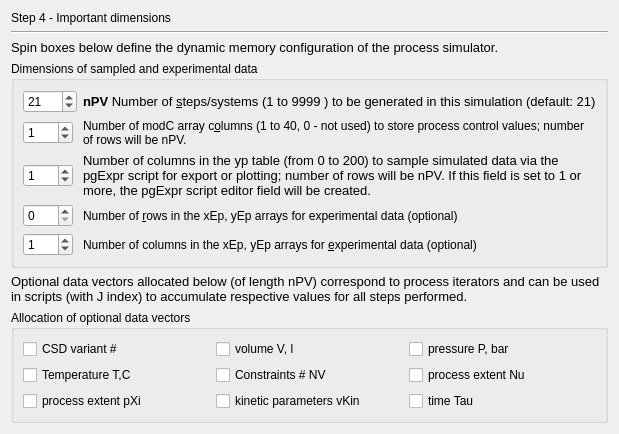
     <widget class="QWidget" name="page_2">
      <layout class="QGridLayout">
       <item row="0" column="0">
        <widget class="QLabel" name="label">
         <property name="sizePolicy">
          <sizepolicy hsizetype="Preferred" vsizetype="Fixed">
           <horstretch>0</horstretch>
           <verstretch>0</verstretch>
          </sizepolicy>
         </property>
         <property name="text">
          <string>Step 4 - Important dimensions</string>
         </property>
        </widget>
       </item>
       <item row="1" column="0">
        <widget class="Line" name="line_2">
         <property name="orientation">
          <enum>Qt::Horizontal</enum>
         </property>
        </widget>
       </item>
       <item row="2" column="0">
        <widget class="QLabel" name="textLabel2">
         <property name="sizePolicy">
          <sizepolicy hsizetype="Preferred" vsizetype="Preferred">
           <horstretch>0</horstretch>
           <verstretch>0</verstretch>
          </sizepolicy>
         </property>
         <property name="text">
          <string>&lt;!DOCTYPE HTML PUBLIC &quot;-//W3C//DTD HTML 4.0//EN&quot; &quot;http://www.w3.org/TR/REC-html40/strict.dtd&quot;&gt;
&lt;html&gt;&lt;head&gt;&lt;meta name=&quot;qrichtext&quot; content=&quot;1&quot; /&gt;&lt;style type=&quot;text/css&quot;&gt;
p, li { white-space: pre-wrap; }
&lt;/style&gt;&lt;/head&gt;&lt;body style=&quot; font-family:'MS Shell Dlg 2'; font-size:10pt; font-weight:400; font-style:normal;&quot;&gt;
&lt;p style=&quot; margin-top:0px; margin-bottom:0px; margin-left:0px; margin-right:0px; -qt-block-indent:0; text-indent:0px;&quot;&gt;Spin boxes below define the dynamic memory configuration of the process simulator.&lt;/p&gt;&lt;/body&gt;&lt;/html&gt;</string>
         </property>
         <property name="alignment">
          <set>Qt::AlignVCenter</set>
         </property>
         <property name="wordWrap">
          <bool>true</bool>
         </property>
        </widget>
       </item>
       <item row="3" column="0">
        <widget class="QGroupBox" name="groupBox_2">
         <property name="sizePolicy">
          <sizepolicy hsizetype="Minimum" vsizetype="Minimum">
           <horstretch>0</horstretch>
           <verstretch>0</verstretch>
          </sizepolicy>
         </property>
         <property name="title">
          <string>Dimensions of sampled and experimental data </string>
         </property>
         <layout class="QGridLayout">
          <item row="0" column="0">
           <widget class="QSpinBox" name="pPoints">
            <property name="sizePolicy">
             <sizepolicy hsizetype="Fixed" vsizetype="Fixed">
              <horstretch>0</horstretch>
              <verstretch>0</verstretch>
             </sizepolicy>
            </property>
            <property name="minimumSize">
             <size>
              <width>50</width>
              <height>0</height>
             </size>
            </property>
            <property name="minimum">
             <number>1</number>
            </property>
            <property name="maximum">
             <number>9999</number>
            </property>
            <property name="value">
             <number>21</number>
            </property>
           </widget>
          </item>
          <item row="0" column="1">
           <widget class="QLabel" name="TextLabel1">
            <property name="text">
             <string>&lt;!DOCTYPE HTML PUBLIC &quot;-//W3C//DTD HTML 4.0//EN&quot; &quot;http://www.w3.org/TR/REC-html40/strict.dtd&quot;&gt;
&lt;html&gt;&lt;head&gt;&lt;meta name=&quot;qrichtext&quot; content=&quot;1&quot; /&gt;&lt;style type=&quot;text/css&quot;&gt;
p, li { white-space: pre-wrap; }
&lt;/style&gt;&lt;/head&gt;&lt;body style=&quot; font-family:'MS Shell Dlg 2'; font-size:10pt; font-weight:400; font-style:normal;&quot;&gt;
&lt;p style=&quot; margin-top:0px; margin-bottom:0px; margin-left:0px; margin-right:0px; -qt-block-indent:0; text-indent:0px;&quot;&gt;&lt;span style=&quot; font-family:'Sans Serif'; font-weight:600;&quot;&gt;nPV&lt;/span&gt;&lt;span style=&quot; font-family:'Sans Serif';&quot;&gt; Number of &amp;amp;steps/systems (1 to 9999 ) to be generated in this simulation (default: 21)&lt;/span&gt;&lt;/p&gt;&lt;/body&gt;&lt;/html&gt;</string>
            </property>
            <property name="wordWrap">
             <bool>false</bool>
            </property>
            <property name="buddy">
             <cstring>pPoints</cstring>
            </property>
           </widget>
          </item>
          <item row="1" column="0">
           <widget class="QSpinBox" name="pMods">
            <property name="sizePolicy">
             <sizepolicy hsizetype="Fixed" vsizetype="Fixed">
              <horstretch>0</horstretch>
              <verstretch>0</verstretch>
             </sizepolicy>
            </property>
            <property name="minimumSize">
             <size>
              <width>50</width>
              <height>0</height>
             </size>
            </property>
            <property name="minimum">
             <number>0</number>
            </property>
            <property name="maximum">
             <number>40</number>
            </property>
            <property name="value">
             <number>1</number>
            </property>
           </widget>
          </item>
          <item row="1" column="1">
           <widget class="QLabel" name="TextLabel2">
            <property name="text">
             <string>Number of modC array c&amp;olumns (1 to 40, 0 - not used) to store process control values; number of rows will be nPV.</string>
            </property>
            <property name="alignment">
             <set>Qt::AlignVCenter</set>
            </property>
            <property name="wordWrap">
             <bool>true</bool>
            </property>
            <property name="buddy">
             <cstring>pMods</cstring>
            </property>
           </widget>
          </item>
          <item row="2" column="0">
           <widget class="QSpinBox" name="pGraph">
            <property name="sizePolicy">
             <sizepolicy hsizetype="Fixed" vsizetype="Fixed">
              <horstretch>0</horstretch>
              <verstretch>0</verstretch>
             </sizepolicy>
            </property>
            <property name="minimumSize">
             <size>
              <width>50</width>
              <height>0</height>
             </size>
            </property>
            <property name="minimum">
             <number>0</number>
            </property>
            <property name="maximum">
             <number>200</number>
            </property>
            <property name="value">
             <number>1</number>
            </property>
           </widget>
          </item>
          <item row="2" column="1">
           <widget class="QLabel" name="TextLabel1_2">
            <property name="text">
             <string>&lt;!DOCTYPE HTML PUBLIC &quot;-//W3C//DTD HTML 4.0//EN&quot; &quot;http://www.w3.org/TR/REC-html40/strict.dtd&quot;&gt;
&lt;html&gt;&lt;head&gt;&lt;meta name=&quot;qrichtext&quot; content=&quot;1&quot; /&gt;&lt;style type=&quot;text/css&quot;&gt;
p, li { white-space: pre-wrap; }
&lt;/style&gt;&lt;/head&gt;&lt;body style=&quot; font-family:'MS Shell Dlg 2'; font-size:10pt; font-weight:400; font-style:normal;&quot;&gt;
&lt;p style=&quot; margin-top:0px; margin-bottom:0px; margin-left:0px; margin-right:0px; -qt-block-indent:0; text-indent:0px;&quot;&gt;Number of columns in the yp table (from 0 to 200) to sample simulated data via the pgExpr script for export or plotting; number of rows will be nPV. If this field is set to 1 or more, the pgExpr script editor field will be created.&lt;/p&gt;&lt;/body&gt;&lt;/html&gt;</string>
            </property>
            <property name="alignment">
             <set>Qt::AlignVCenter</set>
            </property>
            <property name="wordWrap">
             <bool>true</bool>
            </property>
            <property name="buddy">
             <cstring>pGraph</cstring>
            </property>
           </widget>
          </item>
          <item row="3" column="0">
           <widget class="QSpinBox" name="pELine">
            <property name="sizePolicy">
             <sizepolicy hsizetype="Fixed" vsizetype="Fixed">
              <horstretch>0</horstretch>
              <verstretch>0</verstretch>
             </sizepolicy>
            </property>
            <property name="minimumSize">
             <size>
              <width>50</width>
              <height>0</height>
             </size>
            </property>
            <property name="minimum">
             <number>0</number>
            </property>
            <property name="maximum">
             <number>500</number>
            </property>
           </widget>
          </item>
          <item row="3" column="1">
           <widget class="QLabel" name="TextLabel1_2_2">
            <property name="text">
             <string>Number of &amp;rows in the xEp, yEp arrays for experimental data (optional)</string>
            </property>
            <property name="alignment">
             <set>Qt::AlignVCenter</set>
            </property>
            <property name="wordWrap">
             <bool>true</bool>
            </property>
            <property name="buddy">
             <cstring>pELine</cstring>
            </property>
           </widget>
          </item>
          <item row="4" column="0">
           <widget class="QSpinBox" name="pECol">
            <property name="sizePolicy">
             <sizepolicy hsizetype="Fixed" vsizetype="Fixed">
              <horstretch>0</horstretch>
              <verstretch>0</verstretch>
             </sizepolicy>
            </property>
            <property name="minimumSize">
             <size>
              <width>50</width>
              <height>0</height>
             </size>
            </property>
            <property name="minimum">
             <number>0</number>
            </property>
            <property name="maximum">
             <number>10</number>
            </property>
            <property name="value">
             <number>1</number>
            </property>
           </widget>
          </item>
          <item row="4" column="1">
           <widget class="QLabel" name="TextLabel1_2_2_2">
            <property name="text">
             <string>Number of columns in the xEp, yEp arrays for &amp;experimental data (optional)</string>
            </property>
            <property name="alignment">
             <set>Qt::AlignVCenter</set>
            </property>
            <property name="wordWrap">
             <bool>true</bool>
            </property>
            <property name="buddy">
             <cstring>pECol</cstring>
            </property>
           </widget>
          </item>
         </layout>
        </widget>
       </item>
       <item row="4" column="0">
        <widget class="QLabel" name="textLabel1">
         <property name="sizePolicy">
          <sizepolicy hsizetype="Preferred" vsizetype="Preferred">
           <horstretch>0</horstretch>
           <verstretch>0</verstretch>
          </sizepolicy>
         </property>
         <property name="text">
          <string>&lt;!DOCTYPE HTML PUBLIC &quot;-//W3C//DTD HTML 4.0//EN&quot; &quot;http://www.w3.org/TR/REC-html40/strict.dtd&quot;&gt;
&lt;html&gt;&lt;head&gt;&lt;meta name=&quot;qrichtext&quot; content=&quot;1&quot; /&gt;&lt;style type=&quot;text/css&quot;&gt;
p, li { white-space: pre-wrap; }
&lt;/style&gt;&lt;/head&gt;&lt;body style=&quot; font-family:'MS Shell Dlg 2'; font-size:10pt; font-weight:400; font-style:normal;&quot;&gt;
&lt;p style=&quot; margin-top:0px; margin-bottom:0px; margin-left:0px; margin-right:0px; -qt-block-indent:0; text-indent:0px;&quot;&gt;Optional data vectors allocated below (of length nPV) correspond to process iterators and can be used in scripts (with J index) to accumulate respective values for all steps performed.&lt;/p&gt;&lt;/body&gt;&lt;/html&gt;</string>
         </property>
         <property name="alignment">
          <set>Qt::AlignVCenter</set>
         </property>
         <property name="wordWrap">
          <bool>true</bool>
         </property>
        </widget>
       </item>
       <item row="5" column="0">
        <widget class="QGroupBox" name="groupBox_3">
         <property name="sizePolicy">
          <sizepolicy hsizetype="Minimum" vsizetype="Minimum">
           <horstretch>0</horstretch>
           <verstretch>0</verstretch>
          </sizepolicy>
         </property>
         <property name="title">
          <string>Allocation of optional data vectors</string>
         </property>
         <layout class="QGridLayout">
          <item row="0" column="0">
           <widget class="QCheckBox" name="c_PvTm">
            <property name="text">
             <string>CSD variant #</string>
            </property>
           </widget>
          </item>
          <item row="0" column="1">
           <widget class="QCheckBox" name="c_PvV">
            <property name="text">
             <string>volume V, l</string>
            </property>
           </widget>
          </item>
          <item row="0" column="2">
           <widget class="QCheckBox" name="c_PvP">
            <property name="text">
             <string>pressure P, bar</string>
            </property>
           </widget>
          </item>
          <item row="1" column="0">
           <widget class="QCheckBox" name="c_PvT">
            <property name="text">
             <string>Temperature T,C</string>
            </property>
           </widget>
          </item>
          <item row="1" column="1">
           <widget class="QCheckBox" name="c_PvNV">
            <property name="text">
             <string>Constraints # NV</string>
            </property>
           </widget>
          </item>
          <item row="1" column="2">
           <widget class="QCheckBox" name="c_PvNu">
            <property name="text">
             <string>process extent Nu</string>
            </property>
           </widget>
          </item>
          <item row="2" column="0">
           <widget class="QCheckBox" name="c_PvpXi">
            <property name="text">
             <string>process extent pXi</string>
            </property>
           </widget>
          </item>
          <item row="2" column="1">
           <widget class="QCheckBox" name="c_PvKin">
            <property name="text">
             <string>kinetic parameters vKin</string>
            </property>
           </widget>
          </item>
          <item row="2" column="2">
           <widget class="QCheckBox" name="c_PvTau">
            <property name="text">
             <string>time Tau</string>
            </property>
           </widget>
          </item>
         </layout>
        </widget>
       </item>
      </layout>
     </widget>
